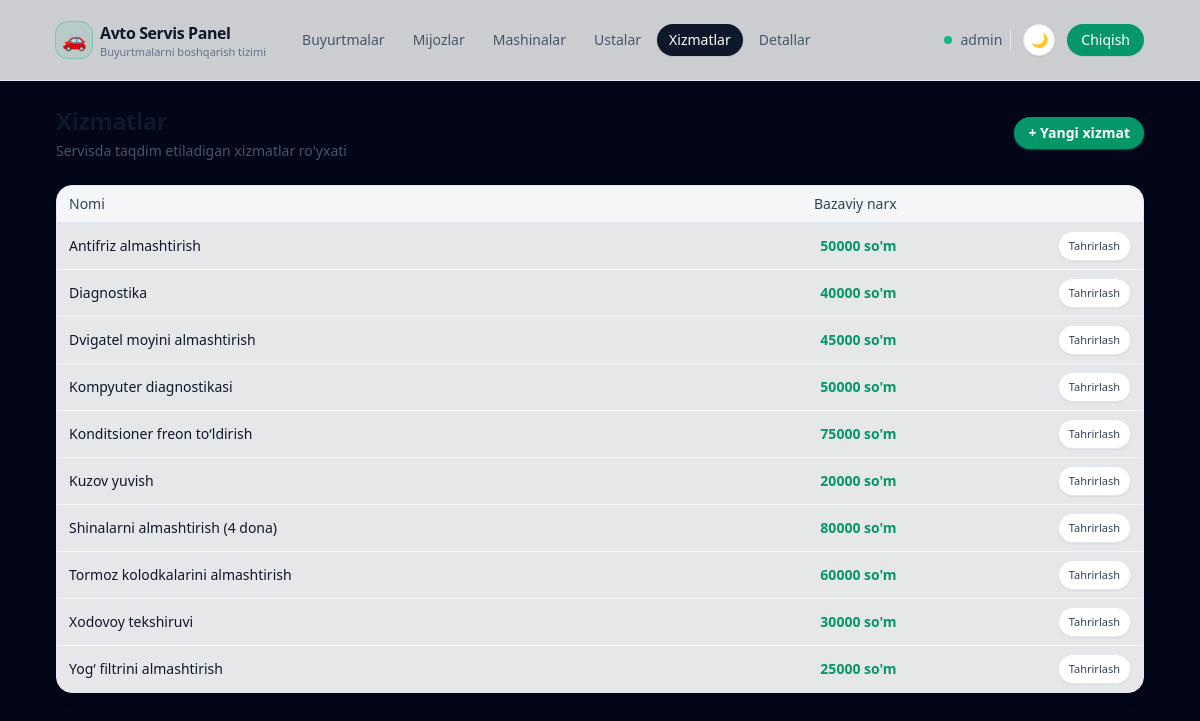
The app's page /services/ (signed in) with its own data.
### apps/models.py (models this page shows, shortened)
class User(AbstractUser):
    telegram_username = models.CharField(
        _("Telegram username"), max_length=255, null=True, blank=True
    )
    telegram_id = models.BigIntegerField(_("Telegram ID"), null=True, blank=True)
    telegram_chat_id = models.BigIntegerField(
        _("Telegram chat ID"), null=True, blank=True
    )
    telegram_username_validator = RegexValidator(
        regex=r"^[a-zA-Z0-9_]{5,32}$",
        message=_(
            "Telegram username can only contain letters, numbers and underscores"
        ),
    )
    role = models.CharField(
        _("Role"), max_length=32, choices=Role.choices, default=Role.USER
    )
    phone = models.CharField(
        _("Phone number"),
        max_length=20,
        blank=True,
        help_text=_("Contact phone number"),
    )
    class Meta:
        verbose_name = _("User")
        verbose_name_plural = _("Users")

class Service(models.Model):
    name = models.CharField(_("Service name"), max_length=255)
    base_price = models.DecimalField(
        _("Base price"), max_digits=12, decimal_places=2
    )
    class Meta:
        verbose_name = _("Service")
        verbose_name_plural = _("Services")

### apps/views/services.py (the view)
# urls.py: path("services/", service_list, name="service_list"),
@login_required
def service_list(request):
    services = Service.objects.all().order_by("name")
    return render(request, "services/service_list.jinja", {"services": services})

### templates/services/service_list.jinja (shortened to what this page needs)
{% extends "base.html" %}
{% block content %}
<div class="flex items-center justify-between mb-6">
    <div class="space-y-1">
        <h1 class="text-xl sm:text-2xl font-semibold tracking-tight text-slate-900 dark:text-white">Xizmatlar</h1>
        <p class="text-xs sm:text-sm text-slate-600 dark:text-slate-400">
            Servisda taqdim etiladigan xizmatlar ro'yxati
        </p>
    </div>
    <a href="{% url 'apps:service_create' %}"
       class="inline-flex items-center rounded-full bg-emerald-600 hover:bg-emerald-500 px-3.5 py-1.5 text-xs sm:text-sm font-semibold text-white shadow-sm shadow-emerald-500/40 hover:shadow-md">
        + Yangi xizmat
    </a>
</div>
<div class="rounded-2xl border border-slate-200 dark:border-slate-800 bg-white/90 dark:bg-slate-950/60 overflow-hidden shadow-lg shadow-black/5 dark:shadow-black/40">
    <div class="overflow-x-auto">
        <table class="min-w-full text-xs sm:text-sm">
            <thead class="bg-slate-50/80 dark:bg-slate-900/80 text-slate-700 dark:text-slate-300 border-b border-slate-200 dark:border-slate-800">
            <tr>
                <th class="px-3 py-2 text-left font-medium">Nomi</th>
                <th class="px-3 py-2 text-right font-medium">Bazaviy narx</th>
                <th class="px-3 py-2 text-right font-medium"></th>
            </tr>
            </thead>
            <tbody class="divide-y divide-slate-100 dark:divide-slate-800">
            {% for service in services %}
                <tr class="hover:bg-slate-50 dark:hover:bg-slate-900/70">
                    <td class="px-3 py-2 text-slate-900 dark:text-slate-100">{{ service.name }}</td>
                    <td class="px-3 py-2 text-right text-emerald-600 dark:text-emerald-400 font-semibold">
                        {{ service.base_price|floatformat:0 }} so'm
                    </td>
                    <td class="px-3 py-2 text-right">
                        <a href="{% url 'apps:service_update' service.pk %}"
                           class="inline-flex items-center rounded-full border border-slate-200 dark:border-slate-700 px-2.5 py-1 text-[11px] font-medium text-slate-700 dark:text-slate-200 bg-white dark:bg-slate-900/70 hover:bg-slate-100 dark:hover:bg-slate-800 transition-colors shadow-sm">
                            Tahrirlash
                        </a>
                    </td>
                </tr>
            {% empty %}
                <tr>
                    <td colspan="3" class="px-3 py-4 text-center text-slate-500 dark:text-slate-500">
                        Xizmatlar hozircha kiritilmagan
                    </td>
                </tr>
            {% endfor %}
            </tbody>
        </table>
    </div>
</div>
{% endblock %}

### templates/base.html (shortened to what this page needs)
{% load static %}
<!DOCTYPE html>
<html lang="uz">
<head>
    <script src="https://cdn.tailwindcss.com"></script>
    <link href="https://cdn.jsdelivr.net/npm/daisyui@4.12.10/dist/full.min.css" rel="stylesheet" type="text/css" />
</head>
<body class="min-h-screen text-slate-100" data-theme="dark">
<div class="min-h-screen flex flex-col">
    <header class="border-b border-slate-200 dark:border-slate-800 bg-white/80 dark:bg-slate-950/80 backdrop-blur">
        <div class="mx-auto w-full max-w-6xl px-4 sm:px-6 lg:px-8 h-16 lg:h-20 flex items-center justify-between">
            <div class="flex items-center gap-3 sm:gap-6">
                <a href="{% url 'apps:order_list' %}" class="inline-flex items-center gap-2">
                    <span class="inline-flex h-9 w-9 items-center justify-center rounded-xl bg-emerald-500/10 ring-1 ring-emerald-500/40">
                        <span class="text-xl">🚗</span>
                    </span>
                    <span class="hidden sm:flex flex-col leading-tight">
                        <span class="text-sm sm:text-base font-semibold tracking-tight text-slate-900 dark:text-white">Avto Servis Panel</span>
                        <span class="hidden sm:inline text-[11px] text-slate-500 dark:text-slate-400">Buyurtmalarni boshqarish tizimi</span>
                    </span>
                </a>
                <nav class="hidden md:flex items-center gap-1 text-sm font-medium">
                    <a href="{% url 'apps:order_list' %}"
                       class="inline-flex items-center rounded-full px-3 py-1.5 text-xs sm:text-sm transition
                              {% if request.path == '/' or request.path|slice:':7' == '/order/' or request.path|slice:':9' == '/reports/' %}
                                  bg-slate-900 text-white shadow-sm dark:bg-slate-100 dark:text-slate-900
                              {% else %}
                                  text-slate-600 hover:bg-slate-100 hover:text-slate-900 dark:text-slate-300 dark:hover:bg-slate-800 dark:hover:text-white
                              {% endif %}">
                        Buyurtmalar
                    </a>
                    <a href="{% url 'apps:customer_list' %}"
                       class="inline-flex items-center rounded-full px-3 py-1.5 text-xs sm:text-sm transition
                              {% if request.path|slice:':11' == '/customers/' or request.path|slice:':10' == '/customer/' %}
                                  bg-slate-900 text-white shadow-sm dark:bg-slate-100 dark:text-slate-900
                              {% else %}
                                  text-slate-600 hover:bg-slate-100 hover:text-slate-900 dark:text-slate-300 dark:hover:bg-slate-800 dark:hover:text-white
                              {% endif %}">
                        Mijozlar
                    </a>
                    <a href="{% url 'apps:car_list' %}"
                       class="inline-flex items-center rounded-full px-3 py-1.5 text-xs sm:text-sm transition
                              {% if request.path|slice:':6' == '/cars/' or request.path|slice:':5' == '/car/' %}
                                  bg-slate-900 text-white shadow-sm dark:bg-slate-100 dark:text-slate-900
                              {% else %}
                                  text-slate-600 hover:bg-slate-100 hover:text-slate-900 dark:text-slate-300 dark:hover:bg-slate-800 dark:hover:text-white
                              {% endif %}">
                        Mashinalar
                    </a>
                    <a href="{% url 'apps:master_list' %}"
                       class="inline-flex items-center rounded-full px-3 py-1.5 text-xs sm:text-sm transition
                              {% if request.path|slice:':9' == '/masters/' %}
                                  bg-slate-900 text-white shadow-sm dark:bg-slate-100 dark:text-slate-900
                              {% else %}
                                  text-slate-600 hover:bg-slate-100 hover:text-slate-900 dark:text-slate-300 dark:hover:bg-slate-800 dark:hover:text-white
                              {% endif %}">
                        Ustalar
                    </a>
                    <a href="{% url 'apps:service_list' %}"
                       class="inline-flex items-center rounded-full px-3 py-1.5 text-xs sm:text-sm transition
                              {% if request.path|slice:':10' == '/services/' %}
                                  bg-slate-900 text-white shadow-sm dark:bg-slate-100 dark:text-slate-900
                              {% else %}
                                  text-slate-600 hover:bg-slate-100 hover:text-slate-900 dark:text-slate-300 dark:hover:bg-slate-800 dark:hover:text-white
                              {% endif %}">
                        Xizmatlar
                    </a>
                    <a href="{% url 'apps:part_list' %}"
                       class="inline-flex items-center rounded-full px-3 py-1.5 text-xs sm:text-sm transition
                              {% if request.path|slice:':7' == '/parts/' %}
                                  bg-slate-900 text-white shadow-sm dark:bg-slate-100 dark:text-slate-900
                              {% else %}
                                  text-slate-600 hover:bg-slate-100 hover:text-slate-900 dark:text-slate-300 dark:hover:bg-slate-800 dark:hover:text-white
                              {% endif %}">
                        Detallar
                    </a>
                </nav>
            </div>
            <div class="flex items-center gap-2 sm:gap-3">
                {% if request.user.is_authenticated %}
                    <div class="hidden sm:flex items-center gap-2 pr-2 border-r border-slate-200 dark:border-slate-800">
                        <span class="w-2 h-2 rounded-full bg-emerald-500 dark:bg-emerald-400 animate-pulse"></span>
                        <span class="text-xs sm:text-sm font-medium text-slate-600 dark:text-slate-300 truncate max-w-[140px]">
                            {{ request.user.get_full_name|default:request.user.username }}
                        </span>
                    </div>
                {% endif %}
                <button type="button" id="theme-toggle"
                        class="inline-flex h-8 w-8 items-center justify-center rounded-full border border-slate-200 bg-white text-slate-700 text-sm shadow-sm hover:bg-slate-100 dark:border-slate-700 dark:bg-slate-900 dark:text-slate-200 dark:hover:bg-slate-800 transition">
                </button>
                {% if request.user.is_authenticated %}
                    <a href="{% url 'logout' %}"
                       class="hidden sm:inline-flex items-center justify-center rounded-full bg-emerald-600 px-3.5 py-1.5 text-xs sm:text-sm font-medium text-white shadow-sm hover:bg-emerald-700 focus-visible:outline-none focus-visible:ring-2 focus-visible:ring-emerald-500 focus-visible:ring-offset-2 focus-visible:ring-offset-slate-950/80 transition">
                        Chiqish
                    </a>
                {% endif %}
            </div>
        </div>
    </header>
    <main class="flex-1">
        <div class="mx-auto w-full max-w-6xl px-4 sm:px-6 lg:px-8 py-6">
            {% block content %}{% endblock %}
        </div>
    </main>
</div>
</body>
</html>

### templates/base.html (style rules this page uses)
body[data-theme="dark"] { background-color: rgb(2 6 23); color: rgb(241 245 249); }

### records on screen
User: user.get_full_name "admin"
Service: name "Antifriz almashtirish", base_price "50000"
Service: name "Diagnostika", base_price "40000"
Service: name "Dvigatel moyini almashtirish", base_price "45000"
Service: name "Kompyuter diagnostikasi", base_price "50000"
Service: name "Konditsioner freon to‘ldirish", base_price "75000"
Service: name "Kuzov yuvish", base_price "20000"
Service: name "Shinalarni almashtirish (4 dona)", base_price "80000"
Service: name "Tormoz kolodkalarini almashtirish", base_price "60000"
Service: name "Xodovoy tekshiruvi", base_price "30000"
Service: name "Yog‘ filtrini almashtirish", base_price "25000"
